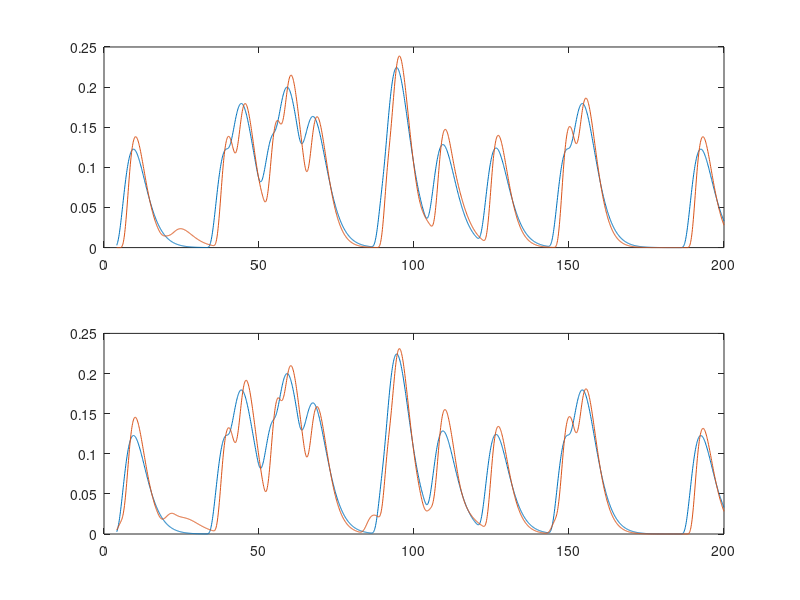

Write the MATLAB code that produced this figure.
clear all; close all; clc;                  % Clear all workspaces
ntime=2000; T=200; t=T*[0:ntime-1]/ntime;   % define time
TR=2; TR=TR*ntime/T;                        % TR in seconds
lag=1; lag=lag*ntime/T;                     % ny lag in seconds

n=4; lamda=2;                               % Create the hrf
hrf=(t.^(n-1)).*exp(-t/lamda)/((lamda^n)*factorial(n-1));

% Create the boxcars & BOLD responses
% ni
ni=zeros(1,ntime); ni(1:10)=1; ni(150:160)=1; ni(400:410)=1;
ni(500:510)=1; ni(800:810)=1; ni(1000:1010)=1; ni(1400:1410)=1;
Bi=conv(hrf,ni)/10; Bi=Bi(1:ntime);

% nk
lag=30;
nk=zeros(1,ntime); nk(1+5*lag:10+5*lag)=1; nk(150+lag:160+lag)=1;
nk(400+2*lag:410+2*lag)=1; nk(500+lag:510+lag)=1; nk(800+6*lag:810+6*lag)=1;
nk(1000+3*lag:1010+3*lag)=1; nk(1400+lag:1410+lag)=1;
Bk=conv(hrf,nk)/10; Bk=Bk(1:ntime);

% nj with inputs from k only
nj=zeros(1,ntime); nj(1+lag:10+lag)=1; nj(390:400)=1; nj(150+6*lag:160+6*lag)=1;
nj(1200:1210)=1; nj(400+3*lag:410+3*lag)=1; nj(540:550)=1; nj(500+4*lag:510+4*lag)=1;
nj(30:40)=1; nj(800+2*lag:810+2*lag)=1; nj(1490:1500)=1; nj(1000+1*lag:1010+1*lag)=1;
nj(890:900)=1; nj(1400+lag:1410+lag)=1; nj(1860:1870)=1;
Bj=conv(hrf,nj)/10; Bj=Bj(1:ntime);

% nj with inputs from i and k
njik=zeros(1,ntime); njik(1+lag:10+lag)=1; njik(1+4*lag:10+4*lag)=1;
njik(150+6*lag:160+6*lag)=1; njik(150+1*lag:160+1*lag)=1; njik(400+3*lag:410+3*lag)=1;
njik(400+4*lag:410+4*lag)=1; njik(500+4*lag:510+4*lag)=1; njik(500+1*lag:510+1*lag)=1;
njik(800+2*lag:810+2*lag)=1; njik(800+1*lag:810+1*lag)=1; njik(1000+1*lag:1010+1*lag)=1;
njik(1000+3*lag:1010+3*lag)=1; njik(1400+lag:1410+lag)=1;
Bjik=conv(hrf,njik)/10; Bjik=Bjik(1:ntime);

% Evaluate (Order 2) model: j given j & k 
X=[[Bj(TR+1:ntime-TR)]' [Bk(TR+1:ntime-TR)]' [Bj(1:ntime-2*TR)]' [Bk(1:ntime-2*TR)]']; 
Y=[Bj(2*TR+1:ntime)]';
A=(inv(X'*X))*X'*Y; P=X*A;
tt=(2*TR+1)*T/ntime:T/ntime:T;
subplot(2,1,1); plot(tt,Y,tt,P); axis([0 200 0 .25]);
sigsimp=(Y-P)'*(Y-P);

% Evaluate (Order 2) model: j given i, j & k model 
X=[[Bj(TR+1:ntime-TR)]' [Bk(TR+1:ntime-TR)]' [Bi(TR+1:ntime-TR)]' ...
    [Bj(1:ntime-2*TR)]' [Bk(1:ntime-2*TR)]' [Bi(1:ntime-2*TR)]']; 
Y=[Bj(2*TR+1:ntime)]';
A=(inv(X'*X))*X'*Y; P=X*A;
tt=(2*TR+1)*T/ntime:T/ntime:T;
subplot(2,1,2); plot(tt,Y,tt,P); axis([0 200 0 .25])
sigfull=(Y-P)'*(Y-P);

% Compute Granger causality
Fij=log(sigsimp/sigfull);


